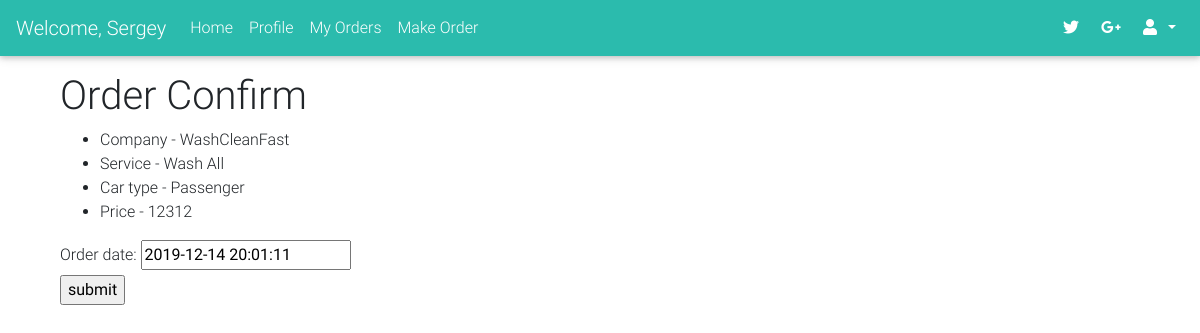
Screenshot of /1/1/service/choice/ (signed in) with the database file from the repository.
### accounts/models.py (models this page shows, shortened)
class User(AbstractBaseUser):
    THEME_CHOICES = (
        ('Client', 'Client'),
        ('Company', 'Company'),
    )
    email = models.EmailField(max_length=40, blank=True, null=True, unique=True)
    firstname = models.CharField(max_length=40, blank=True, null=True)
    secondname = models.CharField(max_length=40, blank=True, null=True)
    city = models.CharField(max_length=40, blank=True, null=True)
    type = models.CharField(max_length=40, choices=THEME_CHOICES, blank=True, null=True)
    active = models.BooleanField(default=True)
    staff = models.BooleanField(default=False) # a admin user; non super-user
    admin = models.BooleanField(default=False) # a superuser
    objects = UserManager()
    USERNAME_FIELD = 'email'
    REQUIRED_FIELDS = [] # Email & Password are required by default.
    @property
    def is_active(self):
        return self.active

class Service(models.Model):
    THEME_CHOICES = (
        ('Passenger', 'Passenger'),
        ('Small jeep', 'Small jeep'),
        ('Big jeep', 'Big jeep'),
        ('Gazel(before 1.5t)', 'Gazel(before 1.5t)'),
    )
    name = models.CharField(max_length=255)
    car_type = models.CharField(max_length=255, choices=THEME_CHOICES, unique=False)
    price = models.IntegerField()
    user = models.ForeignKey(User, on_delete=models.CASCADE, null=True, blank=True)
    company = models.ForeignKey(Company, on_delete=models.CASCADE, null=True, blank=True)
    example = models.BooleanField(default=False)
    objects = ServiceManager()

class Company(models.Model):
    company_name = models.CharField(max_length=255, unique=True)
    location = models.CharField(max_length=255, unique=False)
    user = models.OneToOneField(User, on_delete=models.CASCADE, null=True, blank=True)
    def __str__(self):
        return self.company_name

### order_app/views.py (the view, shortened to what this page needs)
# urls.py: url(r'^(?P<company>\d+)/(?P<service>\d+)/service/choice/$', MakeOrderView.as_view(), name='make_order_url'),
@method_decorator(account_type_required(account_type = Client), name='dispatch')
class MakeOrderView(CreateView):
    form_class = OrderCreatingForm
    success_url = '/profile/'
    template_name = 'order_app/make_order.html'
    def get_form_kwargs(self):
        kwargs = super(MakeOrderView, self).get_form_kwargs()
        return kwargs
    def get_context_data(self, *args, **kwargs):
        context = super(MakeOrderView, self).get_context_data(*args, **kwargs)
        user = self.request.user
        page_name = "Order Confirm"
        context['user'] = self.request.user
        context['page_name'] = page_name
        context['service'] = Service.objects.get(id = self.kwargs['service'])
        return context

### order_app/forms.py
class OrderCreatingForm(forms.ModelForm):
    class Meta:
        model = Order
        fields = ('order_date',)

### accounts/mydecorator.py (called while the page is built, shortened)
def account_type_passes_test(test_func, login_url=None, redirect_field_name=REDIRECT_FIELD_NAME, account_type=None):
    def decorator(view_func):
        @wraps(view_func)
        def _wrapped_view(request, *args, **kwargs):
            if test_func(request.user):
                try:
                    account_type.objects.get(user = request.user)
                    return view_func(request, *args, **kwargs)
                except:
                    pass
        return _wrapped_view
    return decorator

def account_type_required(function=None, redirect_field_name=REDIRECT_FIELD_NAME, login_url=None, account_type=None):
    actual_decorator = account_type_passes_test(
        lambda u: u.is_authenticated,
        login_url=login_url,
        redirect_field_name=redirect_field_name,
        account_type = account_type
    )
    if function:
        return actual_decorator(function)
    return actual_decorator

### order_app/templates/order_app/make_order.html (shortened to what this page needs)
{% extends 'accounts/wrapper.html' %}
{% block content %}
<div class="container">
  <h1>{{page_name}}</h1>
  <ul>
      <li>Company - {{service.company}}</li>
      <li>Service - {{service.name}}</li>
      <li>Car type - {{service.car_type}}</li>
      <li>Price - {{service.price}}</li>
  </ul>
  <form method="post">
      {% for field in form %}
        {{ field.label_tag }}
        {{ field }}<br>
      {% endfor %}
      <input type="submit" name="submit" value="submit">
  </form>
</div>
{% endblock %}

### accounts/templates/accounts/wrapper.html (shortened to what this page needs)
<!DOCTYPE html>
<html>
  <head>
    <link rel="stylesheet" href="https://use.fontawesome.com/releases/v5.8.2/css/all.css">
    <link rel="stylesheet" href="https://stackpath.bootstrapcdn.com/bootstrap/4.3.1/css/bootstrap.min.css">
    {% load static %}
    <link rel="stylesheet" href="{% static 'MDB-Free_4.8.11/css/mdb.min.css' %}" type="text/css">
    <link rel="stylesheet" href="{% static 'css_my_style/style.css' %}" type="text/css">
  </head>
  <body>
    <nav class="mb-1 navbar navbar-expand-lg navbar-dark default-color">
      {% if user.is_authenticated%}
        {% if user.firstname == "" %}
        <a class="navbar-brand" href="#">Car Wash Service</a>
        {% else %}
        <a class="navbar-brand" href="#">Welcome, {{user.firstname}}</a>
        {% endif %}
      {% else %}
        <a class="navbar-brand" href="#">Car Wash Service</a>
      {% endif %}
      <div class="collapse navbar-collapse" id="navbarSupportedContent-333">
        <ul class="navbar-nav mr-auto">
          {% if page_name == "Home page"%}
            <li class="nav-item active">
              <a class="nav-link" href="{% url 'home_url' %}">Home
                <span class="sr-only">(current)</span>
              </a>
            </li>
          {% else %}
            <li class="nav-item">
              <a class="nav-link" href="{% url 'home_url' %}">Home
              </a>
            </li>
          {% endif %}
          {% if user.type == "Client"%}
              {% if page_name == "Profile page"%}
                <li class="nav-item active">
                  <a class="nav-link" href="{% url 'profile_client_url' %}">Profile
                    <span class="sr-only">(current)</span>
                  </a>
                </li>
              {% else %}
                <li class="nav-item">
                  <a class="nav-link" href="{% url 'profile_client_url' %}">Profile
                  </a>
                </li>
              {% endif %}
          {% endif %}
          {% if user.type == "Client"%}
            {% if page_name == "My Orders page"%}
              <li class="nav-item active">
                <a class="nav-link" href="{% url 'client_orders_url' %}">My Orders
                  <span class="sr-only">(current)</span>
                </a>
              </li>
            {% else %}
              <li class="nav-item">
                <a class="nav-link" href="{% url 'client_orders_url' %}">My Orders
                </a>
              </li>
            {% endif %}
          {% endif %}
          {% if user.type == "Client"%}
            {% if page_name == "Make Order page"%}
              <li class="nav-item active">
                <a class="nav-link" href="{% url 'company_choice_url' %}">Make Order
                  <span class="sr-only">(current)</span>
                </a>
              </li>
            {% else %}
              <li class="nav-item">
                <a class="nav-link" href="{% url 'company_choice_url' %}">Make Order
                </a>
              </li>
            {% endif %}
          {% endif %}
        </ul>
        <ul class="navbar-nav ml-auto nav-flex-icons">
          <li class="nav-item">
            <a class="nav-link waves-effect waves-light">
              <i class="fab fa-twitter"></i>
            </a>
          </li>
          <li class="nav-item">
            <a class="nav-link waves-effect waves-light">
              <i class="fab fa-google-plus-g"></i>
            </a>
          </li>
          <li class="nav-item dropdown">
            <a class="nav-link dropdown-toggle" id="navbarDropdownMenuLink-333" data-toggle="dropdown"
              aria-haspopup="true" aria-expanded="false">
              <i class="fas fa-user"></i>
            </a>
          </li>
        </ul>
      </div>
    </nav>
    <div class="container mt-3">
      <div class="row">
        <div class="col">
          {% block content %}
          {% endblock %}
        </div>
      </div>
    </div>
  </body>
</html>

### accounts/static/css_my_style/style.css (style rules this page uses)
body { margin: 0px; }

### rows the page displays
User: firstname "Sergey"
Service: company "WashCleanFast", name "Wash All", car_type "Passenger", price "12312"

### other values shown
{{ page_name }} "Order Confirm"
{{ field.label_tag }} "Order date:"
